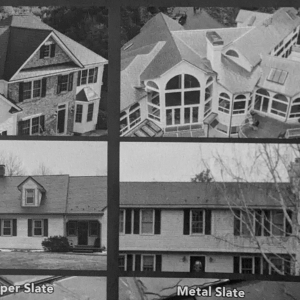
#> input picture pic1grey300.jpg, 300 x 300 px
$ jupyter execute ConvolutionFilteringfinal.ipynb
#> lines starting #> are read from the running program, lines starting #| are printed output that depends on the picture
[cell 1]
import cv2
import numpy as np
import math
import matplotlib.pyplot as plt
from numpy import genfromtxt
import pandas as pd
from skimage import io

[cell 2]
def addzeros(img):
    h = img.shape[0]
    w = img.shape[1]
    r1=0
    r2=1
    r3 = h-1
    r4 = h-2
    c1= 0
    c2 = 1
    c3 = w-1
    c4 = w-2
    for i in range(0,w):
        img[r1][i]=0
        img[r2][i]=0
        img[r3][i]=0
        img[r4][i]=0
    for j in range(0,h):
        img[j][c1]=0
        img[j][c2]=0
        img[j][c3]=0
        img[j][c4]=0
    return img

[cell 3]
A1 = io.imread('pic1grey300.jpg')
#> A1 is the input picture: shape (300, 300); min 5, max 222, mean 114.1
(M,N) = A1.shape
#> M = 300; N = 300
A = addzeros(A1)
#> after the loop in addzeros, `for j in range(0,h):`:
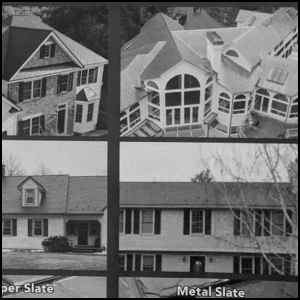
#> img: shape (300, 300); min 0, max 222, mean 111.6

[cell 4]
f1 = pd.read_csv('filter1.csv', sep=',', header=None)
#> (reads filter1.csv from the repository)
f2 = pd.read_csv('filter2.csv', sep=',', header=None)
#> (reads filter2.csv from the repository)
filter1 = f1.to_numpy()
filter2 = f2.to_numpy()
print(filter1)
print(filter2)

[cell 5]
def convolution(g,f):
    h = np.zeros((M, N), dtype=np.float32)
    for i in range(2, M - 2):
        for j in range(2, N - 2):
            for k in range(5):
                for l in range(5):
                    h[i, j] += g[k][l] * f[i - (k - 2), j - (l - 2)]

    return h

[cell 6]
def rescale(h):
    r = np.zeros((M, N), dtype=np.uint8)
    hmin, hmax = float('inf'), float('-inf')
    for i in range(2, M - 2):
        for j in range(2, N - 2):
            hmin, hmax = min(hmin, h[i, j]), max(hmax, h[i, j])
    for i in range(2, M - 2):
        for j in range(2, N - 2):
            r[i, j] = (h[i, j] - hmin) * 255 / (hmax - hmin)
    return r

[cell 7]
h1 = np.zeros((M, N), dtype=np.float32)
h2 = np.zeros((M, N), dtype=np.float32)
h1 = convolution(filter1,A)
#> after the loop in convolution, `for i in range(2, M - 2):`:
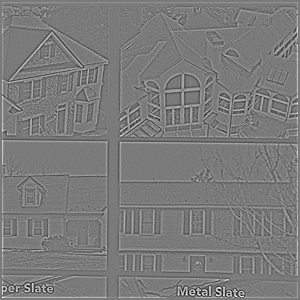
#> h: shape (300, 300) float32; min -1557, max 1674, mean 7.8; drawn with min black and max white
r1 = rescale(h1)
#> after the loop in rescale, `for i in range(2, M - 2):`:
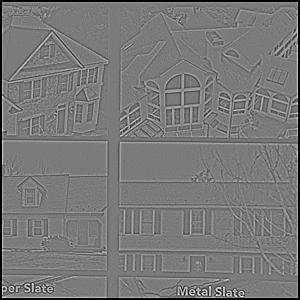
#> r: shape (300, 300); min 0, max 255, mean 119.8
h2 = convolution(filter2,A)
#> after the loop in convolution (call 2), `for i in range(2, M - 2):`:
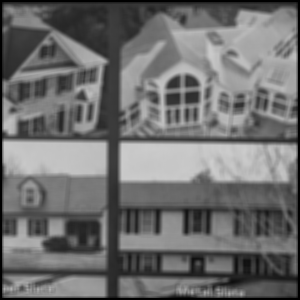
#> h: shape (300, 300) float32; min 0, max 205.3, mean 110.8
r2 = rescale(h2)
#> after the loop in rescale (call 2), `for i in range(2, M - 2):`:
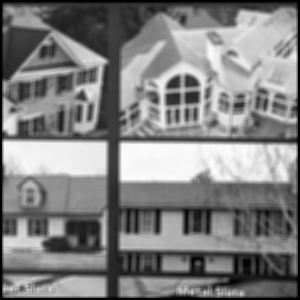
#> r: shape (300, 300); min 0, max 255, mean 128.9
